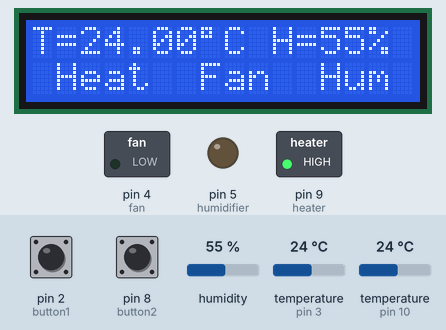
This sketch was run on a simulated Arduino Uno, built with avr-gcc and run on an emulated ATmega328P. On the bench: 16×2 character LCD, switched loads named in the sketch (green lamp = pin HIGH), output pins drawn as LEDs (lit = HIGH). Inputs (shaded band) come from the test bench; at power-on: humidity 55 %, temperature (sensors on pin 3, pin 10) 24 °C, pin 2 (button1) HIGH, pin 8 (button2) HIGH. EEPROM starts erased.

Above: at 1.7 s.
1.8 s: humidity set to 46 %
At 2.3 s:
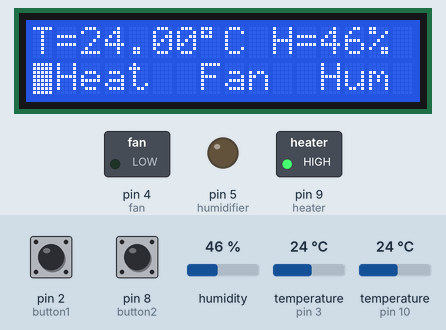
3.4 s: humidity set to 43 %
At 5.0 s:
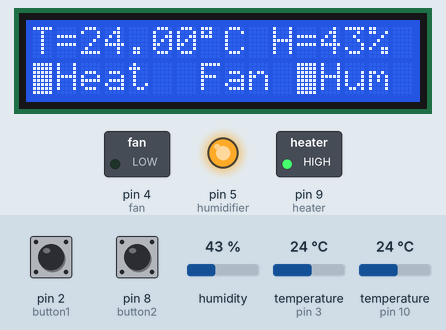
5.8 s: temperature (sensor on pin 3) set to 41 °C
At 7.7 s:
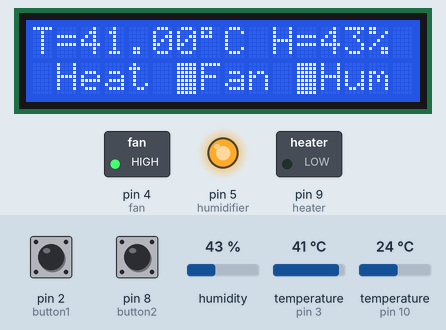
8.3 s: pin 2 (button1) pulled LOW for 1.05 s
At 9.3 s:
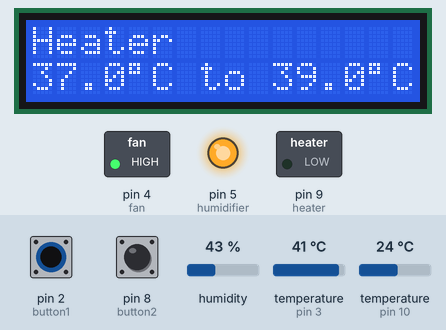
16.9 s: pin 8 (button2) pulled LOW for 3.2 s
At 18.8 s:
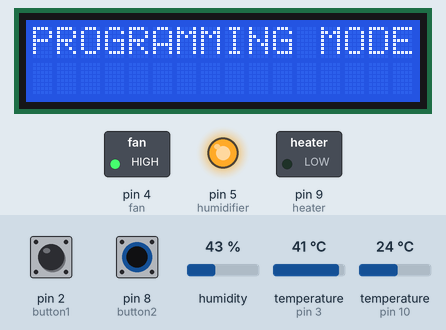
Timing chart, 0 to 20.3 s (numbered marks = the images above; inputs shaded):
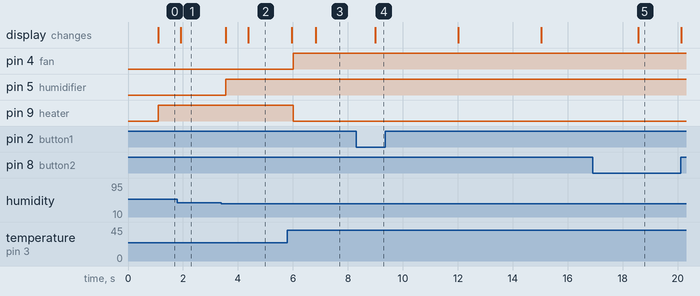

Measured:
- the behaviour switches between 45 and 44 % on humidity (found by bisection; images 1 and 2)
- after the input at 1.8 s, the display: changes after 0.12 s (image 1)
- after the input at 3.4 s, pin 5 (humidifier): LOW → HIGH after 0.16 s; the display: first changes after 0.16 s (image 2 shows a later state)
- after the input at 5.8 s, pin 4 (fan): LOW → HIGH after 0.21 s; pin 9 (heater): HIGH → LOW after 0.21 s; the display: first changes after 0.16 s (image 3 shows a later state)
- after the input at 8.3 s, the display: changes after 0.70 s (image 4)
- after the input at 16.9 s, the display: changes after 1.7 s (image 5)

The sketch:

incubator1.ino
```cpp
// For the temperature sensor.
#include <OneWire.h>
#include <DallasTemperature.h>
#define ONE_WIRE_BUS 3

// For the non-volatile storage.
#include <EEPROM.h>
//EEPROM.write(addr, val);
//val = EEPROM.read(address);

// For the DHT11 humidity sensor.
#include <dht.h>
dht DHT;
#define DHT11_PIN 10

//for the LCD
#include <Wire.h>
#include <LCD.h>
#include <LiquidCrystal_I2C.h>
#define I2C_ADDR 0x27 // This i2c address depends on the display.
#define BACKLIGHT_PIN 3
#define En_pin 2
#define Rw_pin 1
#define Rs_pin 0
#define D4_pin 4
#define D5_pin 5
#define D6_pin 6
#define D7_pin 7
LiquidCrystal_I2C lcd(I2C_ADDR,En_pin,Rw_pin,Rs_pin,D4_pin,D5_pin,D6_pin,D7_pin);

// Setup a oneWire instance to communicate with the OneWire
// device (Dallas temperature IC)
OneWire oneWire(ONE_WIRE_BUS);

// Pass our oneWire reference to Dallas Temperature.
DallasTemperature sensor1(&oneWire);

// Set up the input and output pins used on the Arduino.
const int button1 = 2;
const int button2 = 8;
const int heater = 9;
const int fan = 4;
const int humidifier = 5;

// Define variables to store the humidity and
// temperature readings froms sensors.
float sensorOneTemperature;
float humidity;

// Define variables for the upper and lower
// thresholds (read in from EEPROM).
float heaterOnThreshold;
float heaterOffThreshold;
float fanOnThreshold;
float fanOffThreshold;
float humidifierOnThreshold;
float humidifierOffThreshold;

// Define the memory locations of the thresholds in EEPROM.
int heaterOnEEPROM = 100;
int heaterOffEEPROM = 120;
int fanOnEEPROM = 140;
int fanOffEEPROM = 160;
int humidifierOnEEPROM = 180;
int humidifierOffEEPROM = 200;

// Set some default values for the thresholds.
const float heaterOnDefault = 37.0;
const float heaterOffDefault = 39.0;
const float fanOnDefault = 40.0;
const float fanOffDefault = 37.0;
const float humidifierOnDefault = 45.0;
const float humidifierOffDefault = 70.0;

// Define variables to keep track of the status of
// the system (0=off,1=on)
int heaterStatus;
int fanStatus;
int humidifierStatus;

void setup(void)
{
 // Start up the temperature sensor library.
 sensor1.begin();
 // Set the temperature measurement resolution to
 // 12 bit ADC (0.0625°C resolution)
 sensor1.setResolution(12);

 // Read in the threshold values from EEPROM.
 heaterOnThreshold = EEPROM_readFloat(heaterOnEEPROM);
 heaterOffThreshold = EEPROM_readFloat(heaterOffEEPROM);
 fanOnThreshold = EEPROM_readFloat(fanOnEEPROM);
 fanOffThreshold = EEPROM_readFloat(fanOffEEPROM);
 humidifierOnThreshold = EEPROM_readFloat(humidifierOnEEPROM);
 humidifierOffThreshold = EEPROM_readFloat(humidifierOffEEPROM);

 // Make sure that we at least have read in values, or read in defaults.
 if(isnan(heaterOnThreshold)) heaterOnThreshold = heaterOnDefault;
 if(isnan(heaterOffThreshold)) heaterOffThreshold = heaterOffDefault;
 if(isnan(fanOnThreshold)) fanOnThreshold = fanOnDefault;
 if(isnan(fanOffThreshold)) fanOffThreshold = fanOffDefault;
 if(isnan(humidifierOnThreshold)) humidifierOnThreshold = humidifierOnDefault;
 if(isnan(humidifierOffThreshold)) humidifierOffThreshold = humidifierOffDefault;

 // Set up the inputs and outputs on the Arduino IO
 pinMode(button1, INPUT);
 digitalWrite(button1, HIGH); //turn on the pull up resistor
 pinMode(button2, INPUT);
 digitalWrite(button2, HIGH); //turn on the pull up resistor
 pinMode(heater, OUTPUT);
 digitalWrite(heater, LOW);
 pinMode(fan, OUTPUT);
 digitalWrite(fan, LOW);
 pinMode(humidifier, OUTPUT);
 digitalWrite(humidifier, LOW);

 // Need to keep track of the status of the heater, fan, and humidifier
 // so we know whether they are on or off.
 heaterStatus = 0; // Start with the heating element off (=0)
 fanStatus = 0; // Start with the fan off
 humidifierStatus = 0; // Start with humidifier turned off

 // Set up the LCD
 lcd.begin (16,2);
 // Switch on the backlight.
 lcd.setBacklightPin(BACKLIGHT_PIN,POSITIVE);
 lcd.setBacklight(HIGH);
 // Clear the display.
 lcd.clear();
 delay(200);
}

void loop(void)
{
 // Read in the temperature and humidity and display across
 // the top line of the display.
 readInAndDisplayTemperature();
 readInAndDisplayHumidity();
 // Display the current system status on the bottom line of the display.
 displaySystemStatus();

 // If heater is currently off, and temperature is low, turn on the heater.
 if(heaterStatus == 0 and sensorOneTemperature < heaterOnThreshold){
 digitalWrite(heater, HIGH);
 heaterStatus = 1;
 }

 // If heater is currently on, and temperature is high, turn off the heater.
 if(heaterStatus == 1 and sensorOneTemperature > heaterOffThreshold){
 digitalWrite(heater, LOW);
 heaterStatus = 0;
 }

 // If fan is currently off, and temperature is high, turn on the fan.
 if(fanStatus == 0 and sensorOneTemperature > fanOnThreshold){
 digitalWrite(fan, HIGH);
 fanStatus = 1;
 }

 // If fan is currently on, and temperature is low, turn off the fan.
 if(fanStatus == 1 and sensorOneTemperature < fanOffThreshold){
 digitalWrite(fan, LOW);
 fanStatus = 0;
 }

 // If humidifier is currently off, and humidity is low, turn on the humidifier.
 if(humidifierStatus == 0 and humidity < humidifierOnThreshold){
 digitalWrite(humidifier, HIGH);
 humidifierStatus = 1;
 }

 // If humidifier is currently on, and humidity is high, turn off the humidifier.
 if(humidifierStatus == 1 and humidity > humidifierOffThreshold){
 digitalWrite(humidifier, LOW);
 humidifierStatus = 0;
 }

 // Press and hold button1 for half a second to briefly show
 // the thresholds currently set.
 if(digitalRead(button1)==LOW){
 int i;
 for(i = 0; i < 5; i++){
 delay(100);
 if(digitalRead(button1) == HIGH) i = 20;
 }
 // If button was held for at least 1/2 second, display thresholds...
 if(i < 11){
 displayThresholds();
 }
 }

 // Press and hold button2 for half a second to enter programming mode.
 if(digitalRead(button2)==LOW){
 int i;
 for(i = 0; i < 5; i++){
 delay(100);
 if(digitalRead(button2) == HIGH) i = 20;
 }
 // If button was held for at least 1/2 second we go into programming mode.
 if(i < 11){
 programmingMode();
 }
 }
}

void programmingMode(){
 // We arrive in here with the button2 currently being pressed
 // and entering programming mode.
 lcd.clear();
 lcd.setCursor(0,0);
 // Make sure that the user has released the programming button
 while (digitalRead(button1) == LOW) {
 delay(100);
 }
 lcd.print("PROGRAMMING MODE");

 // Wait for button2 to be released.
 do{
 delay(50);
 }while(digitalRead(button2) == LOW);

 // FIRST of all we are going to programme in the new value
 // for heaterOnThreshold
 lcd.setCursor(0,0);
 lcd.print("set Heater ON T ");
 displayANumberDuringProgramming(heaterOnThreshold);
 for(int i = 0; i < 50; i++){
 delay(100);
 if(digitalRead(button1) == LOW){ // go down
 heaterOnThreshold = heaterOnThreshold - 0.2;
 displayANumberDuringProgramming(heaterOnThreshold);
 i = 0;
 waitForButton1Release();
 }
 if(digitalRead(button2) == LOW){ // go up
 heaterOnThreshold = heaterOnThreshold + 0.2;
 displayANumberDuringProgramming(heaterOnThreshold);
 i = 0;
 waitForButton2Release();
 }
 }
 EEPROM_writeFloat(heaterOnEEPROM, heaterOnThreshold);

 // SECOND we set the new value for heaterOffThreshold.
 lcd.setCursor(0,0);
 lcd.print("set Heater OFF T ");
 displayANumberDuringProgramming(heaterOffThreshold);
 for(int i = 0; i < 50; i++){
 delay(100);
 if(digitalRead(button1) == LOW){ // go down
 heaterOffThreshold = heaterOffThreshold - 0.2;
 displayANumberDuringProgramming(heaterOffThreshold);
 i = 0;
 waitForButton1Release();
 }
 if(digitalRead(button2) == LOW){ // go up
 heaterOffThreshold = heaterOffThreshold + 0.2;
 displayANumberDuringProgramming(heaterOffThreshold);
 i = 0;
 waitForButton2Release();
 }
 }
 EEPROM_writeFloat(heaterOffEEPROM, heaterOffThreshold);

 // THIRD we are going to programme in the new value
 // for fanOnThreshold.
 lcd.setCursor(0,0);
 lcd.print("set fan ON T ");
 displayANumberDuringProgramming(fanOnThreshold);
 for(int i = 0; i < 50; i++){
 delay(100);
 if(digitalRead(button1) == LOW){ // go down
 fanOnThreshold = fanOnThreshold - 0.2;
 displayANumberDuringProgramming(fanOnThreshold);
 i = 0;
 waitForButton1Release();
 }
 if(digitalRead(button2) == LOW){ // go up
 fanOnThreshold = fanOnThreshold + 0.2;
 displayANumberDuringProgramming(fanOnThreshold);
 i = 0;
 waitForButton2Release();
 }
 }
 EEPROM_writeFloat(fanOnEEPROM, fanOnThreshold);

 // FOURTH we are going to programme in the new value
 // for fanOnThreshold.
 lcd.setCursor(0,0);
 lcd.print("set fan OFF T ");
 displayANumberDuringProgramming(fanOffThreshold);
 for(int i = 0; i < 50; i++){
 delay(100);
 if(digitalRead(button1) == LOW){ // go down
 fanOffThreshold = fanOffThreshold - 0.2;
 displayANumberDuringProgramming(fanOffThreshold);
 i = 0;
 waitForButton1Release();
 }
 if(digitalRead(button2) == LOW){ // go up
 fanOffThreshold = fanOffThreshold + 0.2;
 displayANumberDuringProgramming(fanOffThreshold);
 i = 0;
 waitForButton2Release();
 }
 }
 EEPROM_writeFloat(fanOffEEPROM, fanOffThreshold);

 // FIFTH we are going to programme in the new value
 // for humidifierOnThreshold
 lcd.setCursor(0,0);
 lcd.print("set Humidi ON % ");
 displayANumberDuringProgramming(humidifierOnThreshold);
 for(int i = 0; i < 50; i++){
 delay(100);
 if(digitalRead(button1) == LOW){ // go down
 humidifierOnThreshold = humidifierOnThreshold - 2;
 displayANumberDuringProgramming(humidifierOnThreshold);
 i = 0;
 waitForButton1Release();
 }
 if(digitalRead(button2) == LOW){ // go up
 humidifierOnThreshold = humidifierOnThreshold + 2;
 displayANumberDuringProgramming(humidifierOnThreshold);
 i = 0;
 waitForButton2Release();
 }
 }
 EEPROM_writeFloat(humidifierOnEEPROM, humidifierOnThreshold);

 // SIXTH we are going to programme in the new value
 // for humidifierOffThreshold
 lcd.setCursor(0,0);
 lcd.print("set Humidi OFF % ");
 displayANumberDuringProgramming(humidifierOffThreshold);
 for(int i = 0; i < 50; i++){
 delay(100);
 if(digitalRead(button1) == LOW){ // go down
 humidifierOffThreshold = humidifierOffThreshold - 2;
 displayANumberDuringProgramming(humidifierOffThreshold);
 i = 0;
 waitForButton1Release();
 }
 if(digitalRead(button2) == LOW){ // go up
 humidifierOffThreshold = humidifierOffThreshold + 2;
 displayANumberDuringProgramming(humidifierOffThreshold);
 i = 0;
 waitForButton2Release();
 }
 }
 EEPROM_writeFloat(humidifierOffEEPROM, humidifierOffThreshold);
}

void waitForButton1Release(){
 do{
 delay(50);
 }while(digitalRead(button1) == LOW);
}

void waitForButton2Release(){
 do{
 delay(50);
 }while(digitalRead(button2) == LOW);
}

void displayANumberDuringProgramming(float theNumber){
 lcd.setCursor(0,1);
 lcd.print(" ");
 lcd.print(theNumber,1);
 lcd.print(" ");
}

void readInAndDisplayTemperature(){
 readTemperatureSensor();
 displayTemperature();
}
void readTemperatureSensor(){
 sensor1.requestTemperatures();
 sensorOneTemperature = sensor1.getTempCByIndex(0);
}
void displayTemperature(){
 // Need to deal with below zero temperatures and also
 // with above 100 degree temperatures. Adjust number of
 // decimal places to result in similar number of overall
 // digits used.
 int dp; //number of decimal places to show

 // Show the temperature on the screen
 lcd.setCursor(0,0);
 dp = 2; //by default
 if (sensorOneTemperature > 99.9) dp = 0;
 if (sensorOneTemperature < 0) dp = 0;
 lcd.print("T=");
 lcd.print(sensorOneTemperature,dp);
 lcd.print((char)223);
 lcd.print("C");
 lcd.print(" ");
}

void readInAndDisplayHumidity(){
 readInHumidity();
 displayHumidity();
}

void readInHumidity(){
 // Read in the humidity from the sensor and set it
 // to the global variable 'humidity'.
 int chk = DHT.read11(DHT11_PIN);
 humidity = DHT.humidity;
}

void displayHumidity(){
 // Note - always call this function immediately
 // after displaying the temperature.
 lcd.print("H=");
 lcd.print(humidity,0);
 lcd.print("% ");
}

void displaySystemStatus(){
 lcd.setCursor(0,1);
 // We need to display the status of the heater, fan,
 // and humidifier which can be ON or OFF. If status is
 // ON, fill in character in front of device name.
 if(heaterStatus == 1)
 lcd.write(255);
 else lcd.print(" ");
 lcd.print("Heat ");
 if(fanStatus == 1)
 lcd.write(255);
 else lcd.print(" ");
 lcd.print("Fan ");
 if(humidifierStatus == 1)
 lcd.write(255);
 else lcd.print(" ");
 lcd.print("Hum ");
}

void displayThresholds(){
 // Arrive here with button1 currently depressed.
 // Show the six programmed thresholds on the screen
 // for three seconds each.

 // First of all show the heater thresholds.
 lcd.clear();
 lcd.print("Heater ");
 lcd.setCursor(0,1);
 lcd.print(heaterOnThreshold,1);
 lcd.print((char)223);
 lcd.print("C to ");
 lcd.print(heaterOffThreshold,1);
 lcd.print((char)223);
 lcd.print("C ");
 delay(3000);

 // Now show the fan thresholds.
 lcd.setCursor(0,0);
 lcd.print("Fan ");
 lcd.setCursor(0,1);
 lcd.print(fanOnThreshold,1);
 lcd.print((char)223);
 lcd.print("C to ");
 lcd.print(fanOffThreshold,1);
 lcd.print((char)223);
 lcd.print("C ");
 delay(3000);

 // Now show the humidifier thresholds.
 lcd.setCursor(0,0);
 lcd.print("Humidifier ");
 lcd.setCursor(0,1);
 lcd.print(humidifierOnThreshold,0);
 lcd.print("% to ");
 lcd.print(humidifierOffThreshold,0);
 lcd.print("% ");
 delay(3000);
}

//---------------------------------------------------------
// Utility functions to write float values to EEPROM and to
// read them back in again.
void EEPROM_writeFloat(int ee, float value)
{
 byte* p = (byte*)(void*)&value;
 for (int i = 0; i < sizeof(value); i++)
 EEPROM.write(ee++, *p++);
}

float EEPROM_readFloat(int ee)
{
 float value = 0;
 byte* p = (byte*)(void*)&value;
 for (int i = 0; i < sizeof(value); i++)
 *p++ = EEPROM.read(ee++);
 return value;
}
```
